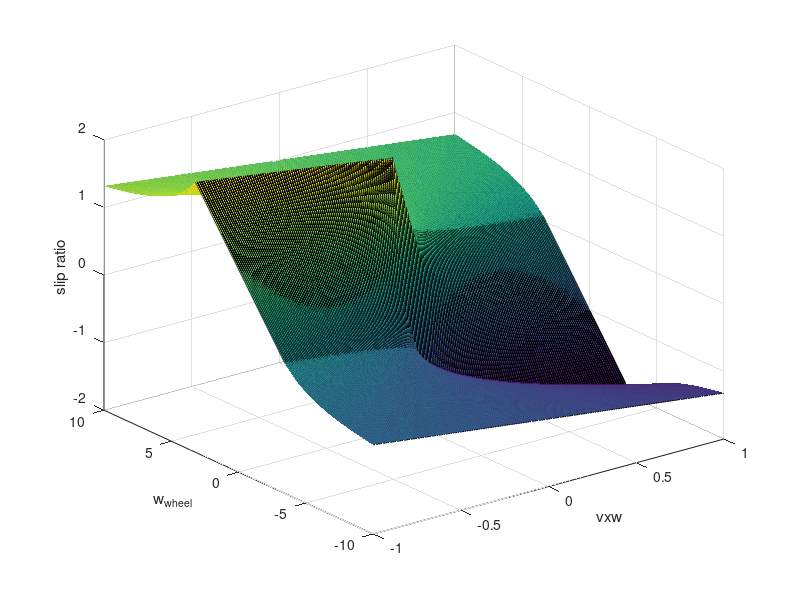

The MATLAB script that drew this image:
clear
r_wheel = 0.3125; % [m]
vxw = -1:0.01:1; % [m/s]
w_wheel = (-10:0.01:10)'; % [rad/s]
slip_threshold = 0.1;
for i = 1:length(vxw)
  for j = 1:length(w_wheel)
    slip_ratio(j, i) = (w_wheel(j)*r_wheel - vxw(i)) / ...
          max([abs(w_wheel(j)*r_wheel), abs(vxw(i)), slip_threshold]);
  endfor
endfor

%% plot
clf
surf(vxw, w_wheel, slip_ratio)
xlabel("v{xw}")
ylabel("w_{wheel}")
zlabel("slip ratio")
